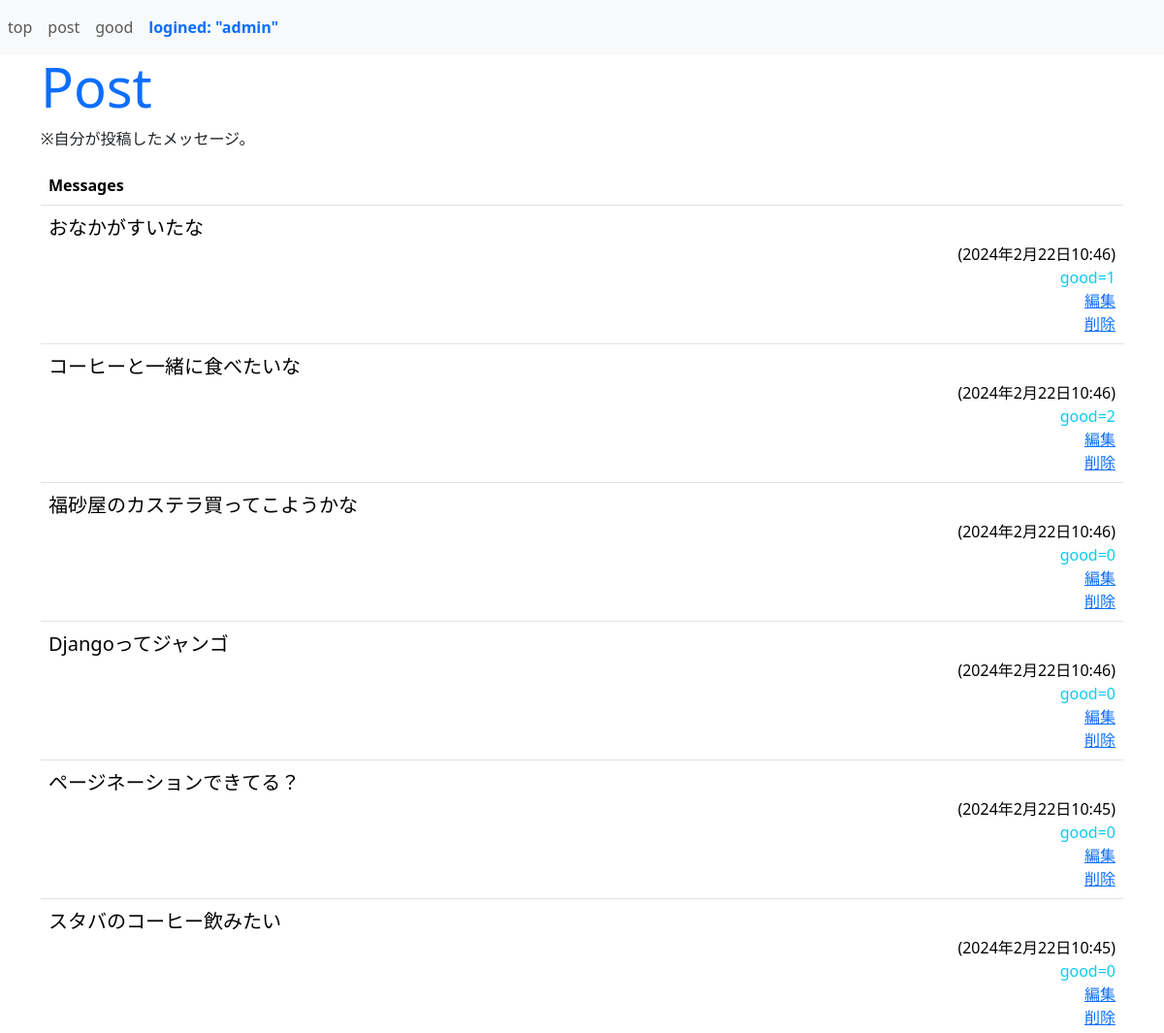
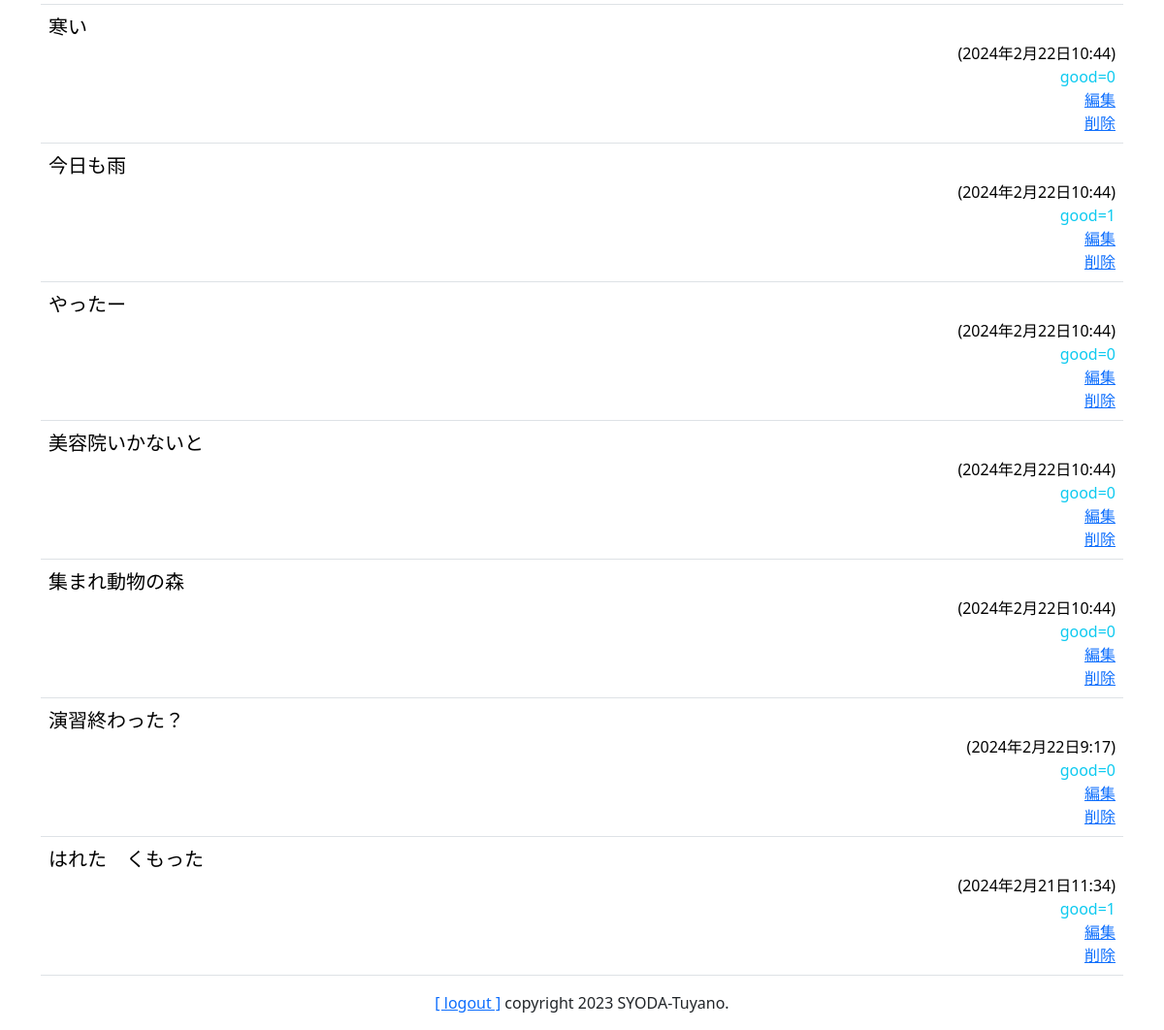
The app's page /sns/post (signed in) with its own data (2 pictures, top to bottom).
### sns/models.py (models this page shows, shortened)
class Message(models.Model):
    owner = models.ForeignKey(User, on_delete=models.CASCADE, related_name="message_owner")
    content = models.TextField(max_length=1000)
    good_count = models.IntegerField(default=0)
    pub_date = models.DateTimeField(auto_now_add=True)
    class Meta:
        ordering = ("-pub_date",)

### sns/views.py (the view)
# urls.py: path("post", views.post, name="post"),
@login_required(login_url="/admin/login/")
def post(request):
    if request.method == "POST":
        form = MessageForm(request.POST)
        if form.is_valid():
            post = form.save(commit=False)
            post.owner = request.user
            post.save()
            return redirect(to="/sns/")
    else:
        messages = Message.objects.filter(owner=request.user)
        params = {
            "login_user":request.user,
            "contents":messages
        }
    return render(request, "sns/post.html", params)

### sns/templates/sns/post.html (shortened to what this page needs)
{% extends 'sns/layout.html' %}
{% block header %}
<h1 class="display-4 text-primary">Post</h1>
<p  class="caption">※自分が投稿したメッセージ。</p>
{% endblock %}
{% block content %}
<table class="table mt-3">
  <tr><th>Messages</th></tr>
{% for item in contents %}
  <tr><td>
  <p class="fs-5 my-0">{{item.content}}</p>
  <p class="text-end my-0"> ({{item.pub_date}})</p>
  <p class="text-end my-0 text-info">good={{item.good_count}}</p>
  <p class="text-end my-0 text-info"><a href="{% url 'edit' item.id %}">編集</a></p>
  <p class="text-end my-0 text-info"><a href="{% url 'delete' item.id %}">削除</a></p>
  </td></tr>
{% endfor %}
</table>
{% endblock %}

### sns/templates/sns/layout.html (shortened to what this page needs)
{% load static %}
<!doctype html>
<html lang="ja">
<head>
  <link href="https://cdn.jsdelivr.net/npm/bootstrap/dist/css/bootstrap.css"
  rel="stylesheet">
</head>
<body>
  <nav class="navbar fixed-top navbar-expand navbar-light bg-light">
  <ul style="width:100%" class="navbar-nav mr-auto">
    <li class="nav-item">
      <a class="nav-link" href="{% url 'index' %}">top</a>
    </li>
    <li class="nav-item">
      <a class="nav-link" href="{% url 'post' %}">post</a>
    </li>
    <li class="nav-item">
      <a class="nav-link" href="{% url 'goods' %}">good</a>
    </li>
    <li class="nav-item nav-link fw-bold text-primary">
      logined: "{{login_user}}"</li>
  </ul>
  </nav>
  <div class="container">
    <div>
      {% block header %}
      {% endblock %}
    </div>
    <div class="content">
      {% block content %}
      {% endblock %}
    </div>
    <div class="my-3 text-center">
      <span class="font-weight-bold">
        <a href="/admin/logout?next=/sns/">
          [ logout ]</a></span>
      <span class="float-right">copyright 2023
        SYODA-Tuyano.</span>
    </div>
  </div>
</body>
</html>

### sns/templates/sns/layout.html (style rules this page uses)
.navbar { position: relative; z-index: 1; }
.container { position: relative; z-index: 2; }

### records on screen
Message: content "おなかがすいたな", pub_date "2024年2月22日10:46", good_count "1"
Message: content "コーヒーと一緒に食べたいな", pub_date "2024年2月22日10:46", good_count "2"
Message: content "福砂屋のカステラ買ってこようかな", pub_date "2024年2月22日10:46", good_count "0"
Message: content "Djangoってジャンゴ", pub_date "2024年2月22日10:46", good_count "0"
Message: content "ページネーションできてる？", pub_date "2024年2月22日10:45", good_count "0"
Message: content "スタバのコーヒー飲みたい", pub_date "2024年2月22日10:45", good_count "0"
Message: content "寒い", pub_date "2024年2月22日10:44", good_count "0"
Message: content "今日も雨", pub_date "2024年2月22日10:44", good_count "1"
Message: content "やったー", pub_date "2024年2月22日10:44", good_count "0"
Message: content "美容院いかないと", pub_date "2024年2月22日10:44", good_count "0"
Message: content "集まれ動物の森", pub_date "2024年2月22日10:44", good_count "0"
Message: content "演習終わった？", pub_date "2024年2月22日9:17", good_count "0"
Message: content "はれた くもった", pub_date "2024年2月21日11:34", good_count "1"

### other values on screen
{{ login_user }} "admin"
